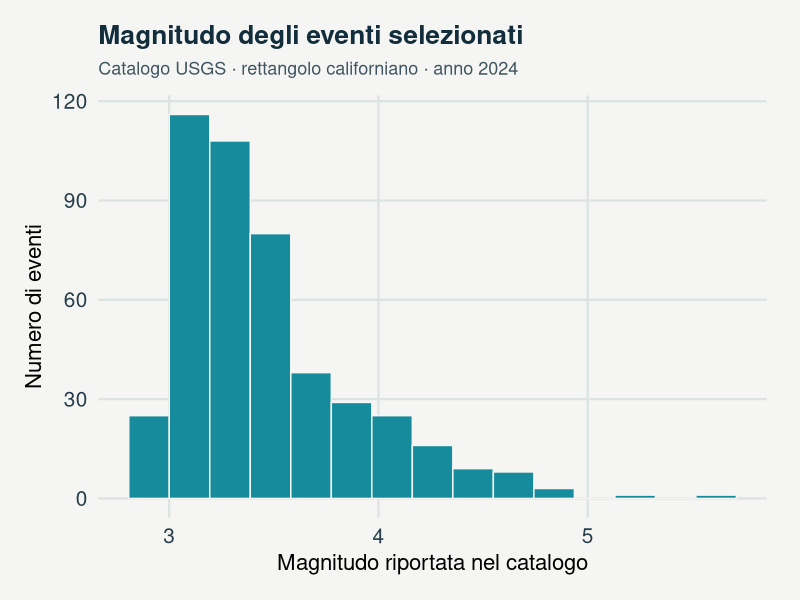
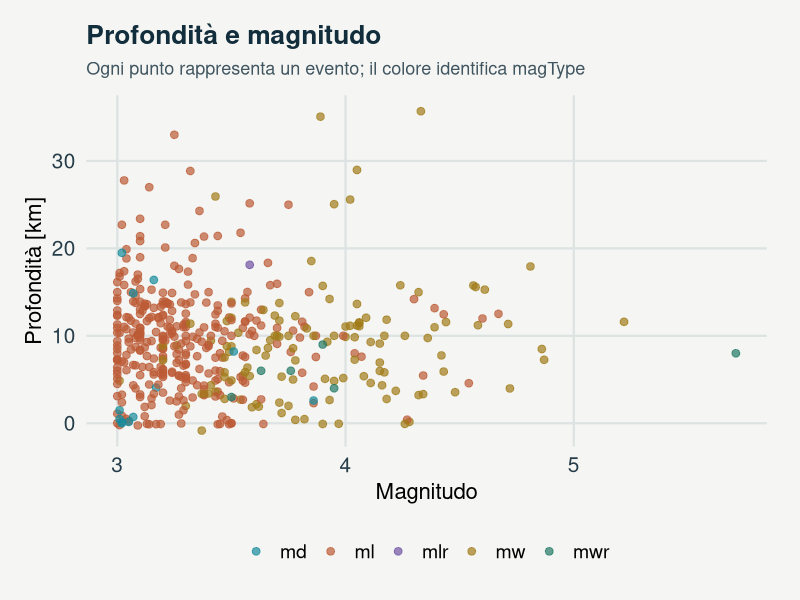
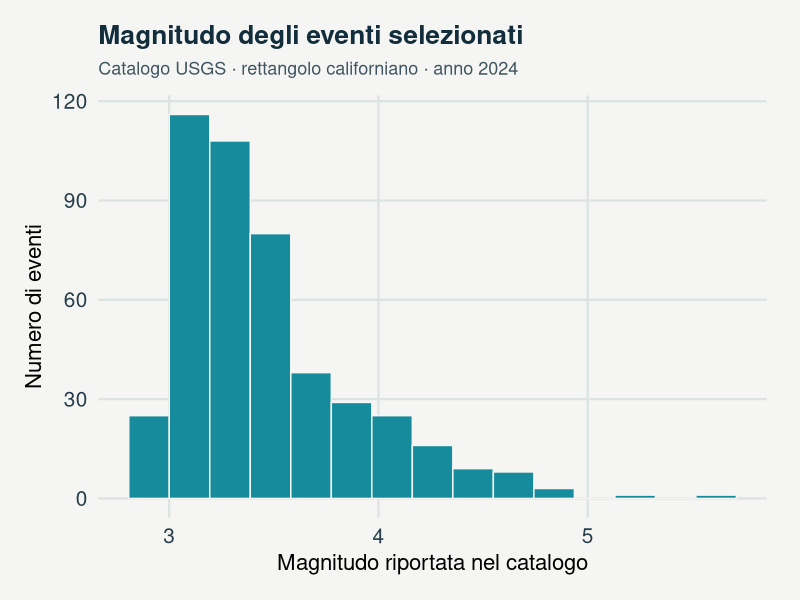
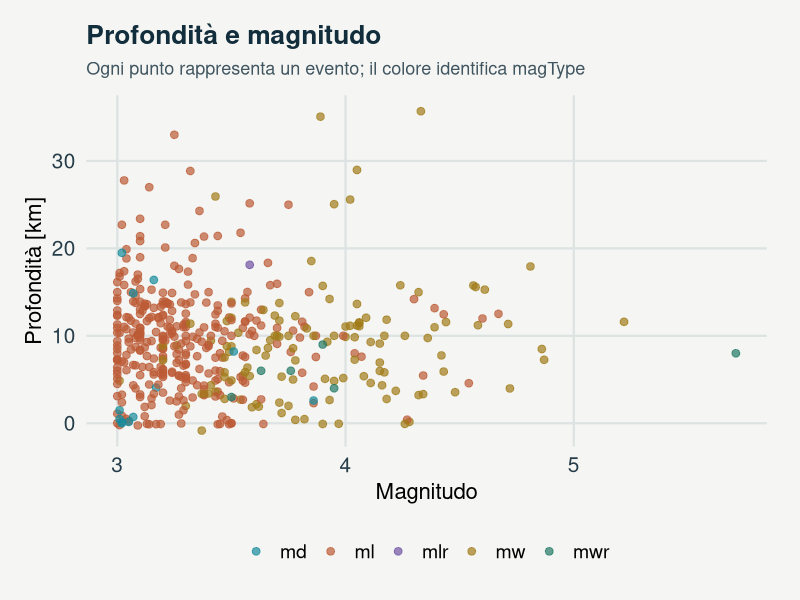

Source code (R) for these figures, in order:
# GeoStat Lab · Leggere un catalogo sismico
# Dati osservati: consultare provenance.json.
# Estrarre il pacchetto; impostare questa cartella come directory di lavoro.
# install.packages("ggplot2")
# Codice: PolyForm Noncommercial 1.0.0, https://polyformproject.org/licenses/noncommercial/1.0.0
# Required Notice: Copyright 2026 Marzio De Corato (https://github.com/marzione00/Lab_Geo)

# GeoStat Lab — funzioni comuni. R >= 4.3; ggplot2 >= 3.4; jsonlite.
suppressPackageStartupMessages(library(ggplot2))
col_geo <- c('#168B9C','#BC5B35','#7054A4','#A17B19','#227864','#64748B')
theme_set(theme_minimal(base_size=17, base_family='sans') + theme(
  plot.background=element_rect(fill='#F5F6F3',colour=NA),
  panel.background=element_rect(fill='#F5F6F3',colour=NA),
  panel.grid.minor=element_blank(),panel.grid.major=element_line(colour='#DCE3E2'),
  plot.title=element_text(size=19,face='bold',colour='#122D3B'),
  plot.subtitle=element_text(size=13,colour='#405560',margin=margin(b=12)),
  axis.text=element_text(size=15,colour='#273E4A'),axis.title=element_text(size=16),
  legend.position='bottom',legend.title=element_blank(),legend.text=element_text(size=14),
  strip.text=element_text(size=15,face='bold'),plot.margin=margin(18,24,18,18)))
metric <- function(...) data.frame(grandezza=names(c(...)),valore=as.character(c(...)),check.names=FALSE)
f <- function(x,d=3) {out<-formatC(x,digits=d,format='fg');out[!is.finite(x)]<-'Non definito';out}
line_plot <- function(d,x='x',y='y',title='',xl=x,yl=y,group=NULL) {
 p<-ggplot(d,aes(x=.data[[x]],y=.data[[y]]))
 if(is.null(group)) p<-p+geom_line(colour=col_geo[1],linewidth=1.05) else p<-p+aes(colour=.data[[group]],group=.data[[group]])+geom_line(linewidth=1)+scale_colour_manual(values=col_geo)
 p+labs(title=title,x=xl,y=yl)
}
point_plot <- function(d,x='x',y='y',title='',xl=x,yl=y,group=NULL) {
 p<-ggplot(d,aes(x=.data[[x]],y=.data[[y]]))
 if(is.null(group))p<-p+geom_point(colour=col_geo[1],size=2.5,alpha=.8) else p<-p+aes(colour=.data[[group]])+geom_point(size=2.7,alpha=.85)+scale_colour_manual(values=col_geo)
 p+labs(title=title,x=xl,y=yl)
}
hist_plot<-function(x,title='',xl='Valore',bins=20)ggplot(data.frame(x=x),aes(x))+geom_histogram(bins=bins,fill=col_geo[1],colour='#F5F6F3')+labs(title=title,x=xl,y='Frequenza')
bar_plot<-function(d,x='gruppo',y='valore',title='',yl='Valore')ggplot(d,aes(x=.data[[x]],y=.data[[y]],fill=.data[[x]]))+geom_col(width=.65)+scale_fill_manual(values=rep(col_geo,length.out=length(unique(d[[x]])) ))+guides(fill='none')+labs(title=title,x=NULL,y=yl)
map_plot<-function(d,z='z',title='',xl='Est [km]',yl='Nord [km]')ggplot(d,aes(x,y,fill=.data[[z]]))+geom_raster()+coord_equal()+scale_fill_gradientn(colours=c('#153F56','#298C9C','#B8CDB2','#F1D889','#AD542F'))+labs(title=title,x=xl,y=yl)
acf_data<-function(x,lag=20){a<-acf(x,lag.max=min(lag,length(x)-1),plot=FALSE);data.frame(x=as.vector(a$lag)[-1],y=as.vector(a$acf)[-1])}
# AR(1), distribuzione marginale stazionaria N(0, 1).
ar_series<-function(n,rho){x<-numeric(n);x[1]<-rnorm(1);for(i in 2:n)x[i]<-rho*x[i-1]+sqrt(1-rho^2)*rnorm(1);x}
# Distanze euclidee in unità metriche già dichiarate; nessuna conversione implicita di CRS.
dist_cross<-function(a,b)sqrt(outer(a[,1],b[,1],'-')^2+outer(a[,2],b[,2],'-')^2)
# Predittore IDW: i punti coincidenti ricevono esattamente il valore osservato.
idw<-function(xy,z,new,power=2){dd<-dist_cross(new,xy);apply(dd,1,function(d)if(any(d<1e-10))mean(z[d<1e-10])else weighted.mean(z,d^(-power)))}
# CART didattico binario: divisioni assiali che minimizzano l'impurità di Gini.
cart_fit<-function(x,y,depth=2,minleaf=4){
 node<-list(p=mean(y),n=length(y));if(depth<1||length(unique(y))<2||length(y)<2*minleaf)return(node)
 best<-Inf
 for(j in seq_len(ncol(x))){v<-sort(unique(x[,j])); if(length(v)<2)next
  for(cut in (head(v,-1)+tail(v,-1))/2){left<-x[,j]<=cut;nl<-sum(left);nr<-sum(!left);if(min(nl,nr)<minleaf)next
   score<-nl*mean(y[left])*(1-mean(y[left]))+nr*mean(y[!left])*(1-mean(y[!left]))
   if(score<best){best<-score;node$j<-j;node$cut<-cut;split<-left}
  }
 }
 if(is.finite(best)){node$left<-cart_fit(x[split,,drop=FALSE],y[split],depth-1,minleaf);node$right<-cart_fit(x[!split,,drop=FALSE],y[!split],depth-1,minleaf)};node
}
cart_predict<-function(tree,x)apply(x,1,function(row){t<-tree;while(!is.null(t$j))t<-if(row[t$j]<=t$cut)t$left else t$right;t$p})

p <- list(
  # Magnitudo minima
  min_mag = 3,
  # Classi dell’istogramma
  bins = 15,
  # Seme riproducibile: Il seme interviene soltanto nelle operazioni di campionamento; nei grafici descrittivi i risultati restano invariati.
  seed = 2026
)
# Rende ripetibile la sequenza pseudocasuale.
set.seed(p$seed)

# Legge la copia locale documentata, senza interrogare servizi esterni.
observations <- read.csv("data.csv", stringsAsFactors=FALSE, check.names=FALSE)

# Conserva gli eventi con misure finite e magnitudo sopra la soglia scelta.
keep <- is.finite(observations$mag) & is.finite(observations$depth) &
  observations$mag >= p$min_mag
data <- observations[keep, , drop = FALSE]
stopifnot(nrow(data) >= 2)

# Riassume il campione selezionato; la mediana conserva l’unità della variabile.
metrics <- metric(
  "Eventi nel CSV" = nrow(observations),
  "Eventi selezionati" = nrow(data),
  "Mediana magnitudo" = f(median(data$mag)),
  "Mediana profondità [km]" = f(median(data$depth)),
  "Soglia magnitudo" = p$min_mag
)

# Il numero di classi cambia la rappresentazione, non le osservazioni selezionate.
g1 <- ggplot(data, aes(x = mag)) +
  geom_histogram(bins = p$bins, fill = col_geo[1], colour = "#F5F6F3") +
  labs(title = "Magnitudo degli eventi selezionati",
       subtitle = "Catalogo USGS · rettangolo californiano · anno 2024",
       x = "Magnitudo riportata nel catalogo", y = "Numero di eventi")

# Colora le scale di magnitudo per rendere visibile l’eterogeneità del catalogo.
types <- sort(unique(data$magType))
g2 <- ggplot(data, aes(x = mag, y = depth, colour = magType)) +
  geom_point(size = 2.3, alpha = 0.70) +
  scale_colour_manual(values = setNames(rep(col_geo, length.out = length(types)), types)) +
  labs(title = "Profondità e magnitudo", subtitle = "Ogni punto rappresenta un evento; il colore identifica magType",
       x = "Magnitudo", y = "Profondità [km]")
plots <- list(g1, g2)

print(metrics, row.names=FALSE)
for (i in seq_along(plots)) {
  print(plots[[i]])
  ggsave(paste0("figura_",i,".pdf"),plots[[i]],width=9,height=5.5)
}
write.csv(data,"risultati.csv",row.names=FALSE)
